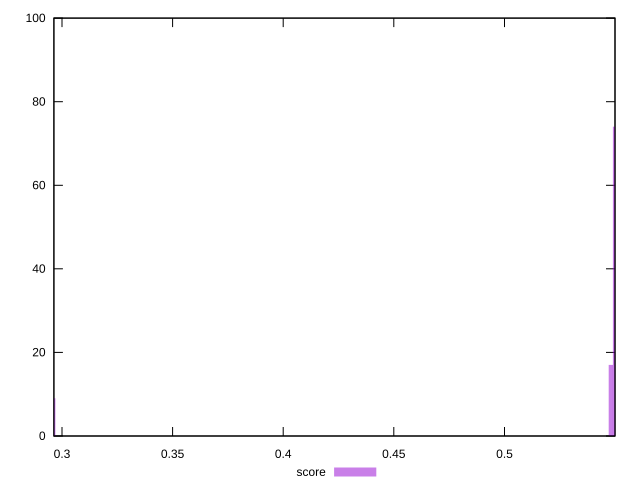

gnuplot code for this plot:
reset

$score <<EOF
0.5480849293737287 17
0.5499946329603967 74
0.29600405593354684 9
EOF

set key outside below
set boxwidth 0.0019097035866680442
set xrange [0.2963432211283839:0.5499689372766312]
set yrange [0:100]
set trange [0:100]
set style fill transparent solid 0.5 noborder
set terminal svg size 640, 490 enhanced background rgb 'white'
set output "report_00007_2020-12-11T15:55:29.892Z/cumulative-layout-shift/samples/pages+cached+noexternal+nofonts+nosvg+noimg+nocss/score/histogram.svg"

plot $score title "score" with boxes

reset
